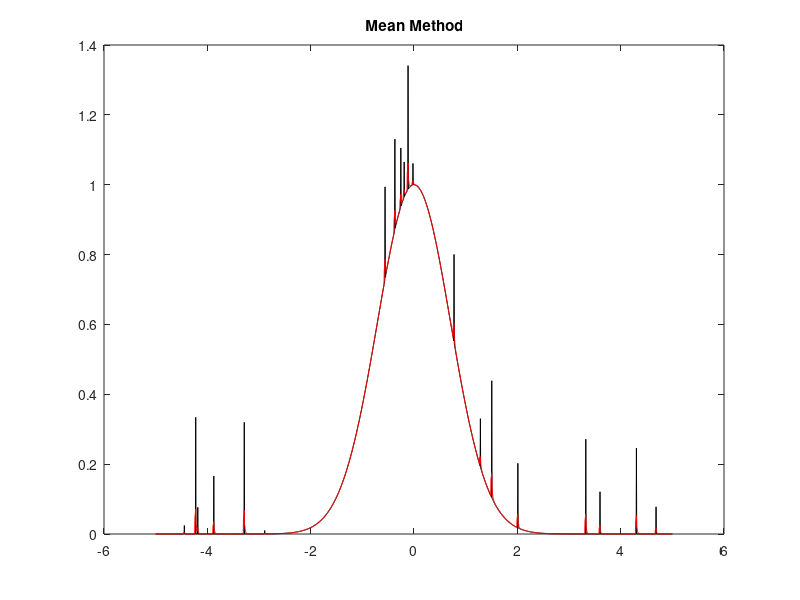
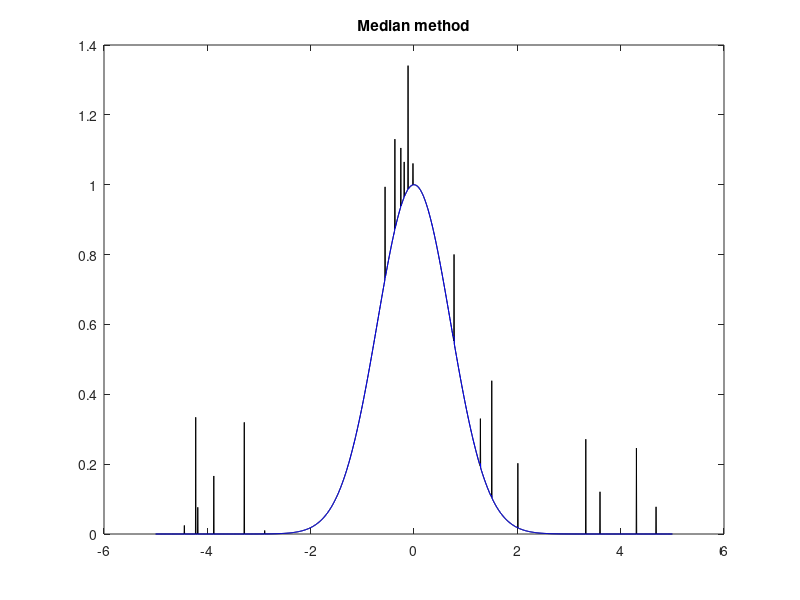

These charts were generated, in order, by the following MATLAB code:
function main

% Input parameters
A = 1.0;
sigma = 1.0;

% Borders of calculation
mult = 5;
step = 0.005;
t = -mult:step:mult;

% Pulse generation
x = gauspls(t,A,sigma);

% Impulsive noise generation
count = 20;
M = 0.4;
n = impnoise(length(x),count,M);
z = x+n;

width = 3;
eps = M/4;

y1 = z;
smooth = @(x) mean(x);
for i = 1:length(z)
    y1(i) = ampsmooth(y1, i, smooth, width, eps);
end

y2 = z;
smooth = @(x) med(x);
for i = 1:length(z)
    y2(i) = ampsmooth(y2, i, smooth, width, eps);
end

%
% PLOTTING
%

figure(1)
plot(t,z,'black',t,y1,'r');
title('Mean Method');
figure(2)
plot(t,z,'black',t,y2,'b');
title('Median method');
end

% Gaussian pulse generation
function y = gauspls(x,A,s)
	y = A * exp(-(x/s).^2);
end

% Impulsive noise generation
function y = impnoise(size,N,mult)
    y = zeros(1,size);
 	y(round(unifrnd(1,size,[1,N]))) = mult*unifrnd(0,1,[1,N]);
end

% Amplitude smoothing
function y = ampsmooth(A, i, SMTH, W, eps)
    y = A(i);
    if (i - W < 1)
        S = SMTH(A(1:2*W + 1));
    else if (i + W > length(A))
            S = SMTH(A(length(A) - 2*W:length(A)));
        else
            S = SMTH(A(i - W:i + W));
        end
    end
    
    for i = 1:length(A)
        if eps < abs(A(i) - S)
            y = S;
        end
    end
end

% median function
function y = med(A)
    rk = sort(A);
    y = rk((length(A) + 1) / 2);
end
